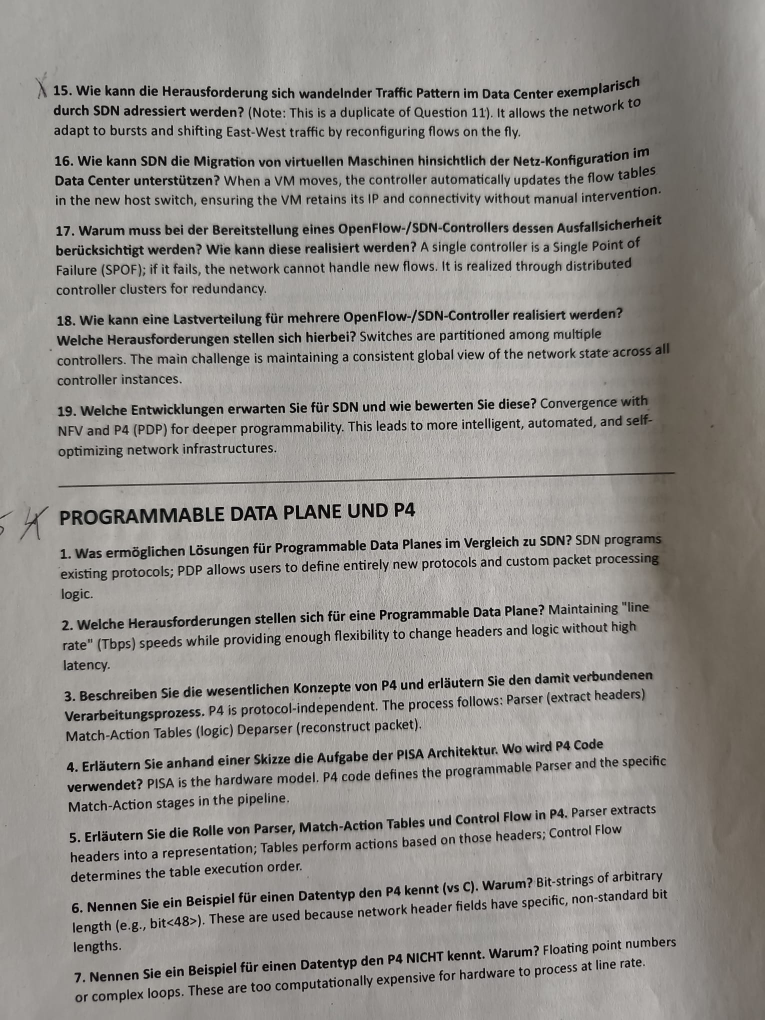
#> input picture samples/WhatsApp Image 2026-10-18 at 14.23.20 (1).jpeg, 1530 x 2040 px (shown at 1/2 size)
$ python page_geometry.py '../samples/WhatsApp Image 2026-10-18 at 14.23.20 (1).jpeg'
#> lines starting #> are read from the running program, lines starting #| are printed output that depends on the picture; after the words box and inside, x2 and y2 are one past the last pixel; in counts of white or black regions, pixels touching at a corner belong together
"""Deskew a scanned manifest page and recover its table geometry.

Row bands drive the review UI's synchronized scrolling and the name-column
crops, so they need to be better calibrated than a VLM's self-reported guess.
On a ruled printed form they can be measured instead.

Two things make this work on this corpus:

* These PDFs are MRC-compressed, so each page carries a soft mask holding the
  sharp bilevel text and rules, separate from the blurry background layer.
  The mask is the right input for geometry (the base layer is not).
* Pages are scanned with a fraction of a degree of skew, which is enough to
  smear a vertical rule across ~26px and erase it from a column projection.
  Deskewing first took the projection peak from 0.26 to 0.66 on the sample.

Not every document in the corpus is a ruled table, so this is a fast path, not
the only path: callers fall back to VLM-reported bands when `detect_rules`
comes back empty.
"""
from __future__ import annotations

import argparse
import json
import subprocess
from dataclasses import dataclass, field
from pathlib import Path

import shutil
import sys

# importable from the server, which sets this up, and runnable on its own,
# which does not
sys.path.insert(0, str(Path(__file__).resolve().parents[1]))

import numpy as np
from PIL import Image

Image.MAX_IMAGE_PIXELS = None

SEARCH_DEG = 1.5
COARSE_STEP = 0.05


def otsu(a: np.ndarray) -> float:
    """Otsu's threshold for a [0,1] image.

    A fixed 0.5 cut-off works on the bilevel mask inside these PDFs but not on a
    composited render, where aged paper sits around 0.7 and its texture crosses
    the line — that lifted the ink fraction from 0.05 to 0.20 and flattened the
    projections the rules have to stand out from.
    """
    hist, edges = np.histogram(a, bins=256, range=(0.0, 1.0))
    hist = hist.astype(np.float64)
    total = hist.sum()
    if total <= 0:
        return 0.5
    p = hist / total
    omega = np.cumsum(p)
    mu = np.cumsum(p * np.arange(256))
    mu_t = mu[-1]
    denom = omega * (1.0 - omega)
    denom[denom == 0] = 1e-12
    sigma_b = (mu_t * omega - mu) ** 2 / denom
    return float(edges[int(np.argmax(sigma_b))])


def ink_mask(im: Image.Image | np.ndarray, deskew: bool = False) -> np.ndarray:
    """Boolean array, True where there is ink.

    Accepts a normal page (dark ink on light paper) or an already inverted soft
    mask, and normalizes polarity: ink is always the minority.
    """
    if isinstance(im, Image.Image):
        a = np.asarray(im.convert("L"), dtype=np.float32) / 255.0
    else:
        a = np.asarray(im, dtype=np.float32)
        if a.max() > 1.0:
            a = a / 255.0
    levels = np.unique(a[:: max(1, a.shape[0] // 64)])
    th = 0.5 if levels.size <= 2 else otsu(a)
    m = a < th
    if m.mean() > 0.5:  # inverted soft mask
        m = ~m
    if deskew:
        ang = estimate_skew(m)
        m = rotate_mask(m, ang)
    return m


def rotate_mask(mask: np.ndarray, angle: float) -> np.ndarray:
    im = Image.fromarray((mask * 255).astype(np.uint8))
    r = im.rotate(angle, resample=Image.BICUBIC, fillcolor=0)
    return np.asarray(r, dtype=np.float32) / 255.0 > 0.5


def _sharpness(mask: np.ndarray) -> float:
    """How concentrated the projections are; maximal when rules are axis-aligned."""
    return float(mask.sum(axis=0).max() + mask.sum(axis=1).max())


def estimate_skew(mask: np.ndarray, search: float = SEARCH_DEG) -> float:
    """Rotation in degrees that best aligns the page's rules with the axes."""
    h, w = mask.shape
    scale = max(1, int(max(h, w) / 900))
    small = mask
    if scale > 1:
        im = Image.fromarray((mask * 255).astype(np.uint8))
        small = (
            np.asarray(im.resize((w // scale, h // scale), Image.BILINEAR), dtype=np.float32)
            / 255.0
            > 0.5
        )

    def best_over(lo: float, hi: float, step: float) -> float:
        angles = np.arange(lo, hi + step / 2, step)
        scores = [_sharpness(rotate_mask(small, a)) for a in angles]
        return float(angles[int(np.argmax(scores))])

    coarse = best_over(-search, search, COARSE_STEP)
    return round(best_over(coarse - COARSE_STEP, coarse + COARSE_STEP, 0.01), 3)


def _peaks(profile: np.ndarray, threshold: float, tol: int = 10) -> list[int]:
    idx = np.where(profile > threshold)[0]
    if not len(idx):
        return []
    groups: list[list[int]] = []
    for i in idx:
        if groups and i - groups[-1][-1] <= tol:
            groups[-1].append(int(i))
        else:
            groups.append([int(i)])
    return [int(np.mean(g)) for g in groups]


# [25 lines left out: function comb_fit, not called in this run]


@dataclass
class Geometry:
    width: int
    height: int
    skew: float
    col_edges: list[float] = field(default_factory=list)
    row_edges: list[float] = field(default_factory=list)
    row_pitch: float | None = None
    table_box: tuple[float, float, float, float] | None = None

    @property
    def rows(self) -> list[tuple[float, float]]:
        return [(self.row_edges[i], self.row_edges[i + 1]) for i in range(len(self.row_edges) - 1)]

    def normalized_rows(self) -> list[tuple[float, float]]:
        return [(t / self.height, b / self.height) for t, b in self.rows]

    def normalized_cols(self) -> list[float]:
        return [x / self.width for x in self.col_edges]

    def name_column(self, index: int = 1) -> tuple[float, float] | None:
        """Normalized x-range of the name column, by rule index."""
        cols = self.normalized_cols()
        if len(cols) < index + 2:
            return None
        return cols[index], cols[index + 1]


# [80 lines left out: functions rule_extent, _text_lines, _best_pitch, not called in this run]


def trim_border(mask: np.ndarray, margin: int = 4) -> tuple[int, int, int, int]:
    """Bounding box of the page inside the scanner's black surround.

    Renders composited by pdftoppm keep the dark frame around the sheet, and it
    is the strongest vertical line on the image — strong enough to be mistaken
    for a table rule and to dominate the skew estimate. The bilevel mask pulled
    straight out of the PDF has no such frame, which is why detection behaved
    differently on the two inputs for the same page.
    """
    h, w = mask.shape
    ink_rows = mask.mean(axis=1)
    ink_cols = mask.mean(axis=0)
    # the surround is almost solid ink; the sheet is mostly blank
    rows = np.where(ink_rows < 0.85)[0]
    cols = np.where(ink_cols < 0.85)[0]
    if not len(rows) or not len(cols):
        return 0, 0, w, h
    x0, x1 = int(cols[0]) + margin, int(cols[-1]) - margin
    y0, y1 = int(rows[0]) + margin, int(rows[-1]) - margin
    if x1 - x0 < w * 0.3 or y1 - y0 < h * 0.3:
        return 0, 0, w, h
    return x0, y0, x1, y1


def _columns(mask: np.ndarray, vth: float | None) -> list[int]:
    """Vertical rules, with a threshold that adapts to the page.

    An absolute cut-off does not transfer between inputs: the same page gives
    nine rules on the bilevel mask extracted from the PDF and three on a
    composited render, where the background layer lightens everything. Scaling
    to the strongest column present keeps both working.
    """
    h = mask.shape[0]
    prof = mask.sum(axis=0) / h
    if not prof.size or prof.max() <= 0:
        return []
    th = vth if vth is not None else max(0.10, 0.45 * float(np.percentile(prof, 99.8)))
    cols = _peaks(prof, th)
    if len(cols) < 3 and vth is None:
        cols = _peaks(prof, max(0.06, th * 0.6))
    return cols


# [115 lines left out: functions _rule_support, _ruled_run, _comb_span, _edges_for, _comb_score, not called in this run]


# A page with no comb at all is not the safe outcome it looks like. Eight per
# cent of indexed documents came back with no readable row, the run reported
# success, and a dossier that yields nothing is a ship nobody can search.
MIN_STANDALONE_BANDS = 8
MIN_STANDALONE_SHARE = 0.5


# [42 lines left out: function choose_comb, not called in this run]


def detect_rules(mask: np.ndarray, vth: float | None = None) -> Geometry:
    """Recover the table grid: column rules, table extent, and row bands."""
    h, w = mask.shape
    geo = Geometry(width=w, height=h, skew=0.0)

    bx0, by0, bx1, by1 = trim_border(mask)
    inner = mask[by0:by1, bx0:bx1]
    cols = [c + bx0 for c in _columns(inner, vth)]
    if len(cols) < 2:
        return geo
    geo.col_edges = [float(c) for c in cols]

    # the table's vertical extent, agreed across its rules
    extents = [e for e in (rule_extent(mask, c) for c in cols) if e]
    if not extents:
        return geo
    top = int(np.median([e[0] for e in extents]))
    bottom = int(np.median([e[1] for e in extents]))
    geo.table_box = (float(cols[0]), float(top), float(cols[-1]), float(bottom))
    if bottom - top < 20:
        return geo

    # The bound below comes from `rule_extent`, the longest *unbroken* vertical
    # run of ink at each rule. That is the right question for where a table ends
    # and the wrong one for where it begins: writing crosses the rules, so where
    # people are actually listed a rule survives only as short segments. On
    # BS_ENT_013990 the longest run was therefore always the *empty* half, the
    # table's top came out at 0.559 of the page, and the comb was fitted to
    # blank ruled paper below a list of eighteen passengers, three of whom were
    # read.
    #
    # Two things were tried and rejected on measurement. Widening the gap
    # tolerance recovers that page at 250 px and drags working pages up into
    # their letterheads. Refitting the pitch over the whole page regressed 54 of
    # 89 pages, because it changed the fit on pages that were already right.
    #
    # So the narrow fit is still computed first and still wins ties, and a wider
    # one is only *considered* — the two are compared by how much writing each
    # actually covers, which is the question that matters and can be asked of
    # the page itself.
    # Both combs are scored against the same, more sensitive, line detection.
    # Scoring them against the default's sparser view counted none of the rows
    # the challenger had found, so a comb sitting correctly on fifteen light
    # rows failed the density floor and lost to one on blank paper.
    all_lines = _text_lines(mask, cols[0], cols[-1], by0, bottom, pct=55)

    # The challenger looks harder than the default does. At the 70th percentile
    # BS_ENT_013990 reports ten lines for about fifteen written rows -- that hand
    # is light, and no choice of bounds can find rows the detector never
    # reported. At the 55th it reports sixteen. The default keeps its own
    # threshold, so pages it already reads are fitted exactly as before.
    # [25 lines left out: function comb, not called in this run]

    narrow = comb(top)
    wider = comb(by0)
    # The wider comb may only *extend* the table upward, never relocate to some
    # other part of the sheet. On BS_ENT_015953 the page carries two separate
    # blocks of ruled lines; the rules put the table in the lower one, the
    # narrow comb sat on it correctly, and an unconstrained wider fit moved
    # wholesale to the upper block and lost half the coverage. Overlapping the
    # rule-derived extent is what makes this the same table. Within a row of the
    # table's top counts as reaching it: a comb that ends exactly at the first
    # ruled line is the same table, not another one.
    reaches = bool(wider and wider[0]
                   and wider[0][-1] >= top - wider[1] and wider[0][0] <= bottom)
    best = choose_comb(narrow, wider, all_lines, reaches)
    if best is None:
        return geo
    geo.row_edges, geo.row_pitch = best
    return geo


def analyze(path: Path) -> Geometry:
    """Full pass: binarize, trim the scanner surround, deskew, detect the grid.

    Trimming happens before the skew estimate: the dark frame around the sheet
    is axis-aligned and strong enough to pin the estimate at zero, hiding the
    half-degree of skew that actually matters to the content.
    """
    mask = ink_mask(Image.open(path))
    x0, y0, x1, y1 = trim_border(mask)
    inner = mask[y0:y1, x0:x1]
    skew = estimate_skew(inner)
    geo = detect_rules(rotate_mask(inner, skew))
    geo.skew = skew
    # report geometry in the coordinates of the image that was passed in
    geo.width, geo.height = mask.shape[1], mask.shape[0]
    geo.col_edges = [c + x0 for c in geo.col_edges]
    geo.row_edges = [r + y0 for r in geo.row_edges]
    if geo.table_box:
        a, b, c, d = geo.table_box
        geo.table_box = (a + x0, b + y0, c + x0, d + y0)
    return geo


def main(argv: list[str] | None = None) -> int:
    ap = argparse.ArgumentParser(description=__doc__)
    ap.add_argument("image", type=Path)
    ap.add_argument("-o", "--out", type=Path)
    args = ap.parse_args(argv)

    geo = analyze(args.image)
#> in ink_mask, `levels = np.unique(a[:: max(1, a.shape[0] // 64)])`: levels = 222 values from 0 to 0.91
#> in otsu, `hist, edges = np.histogram(a, bins=256, range=(0.0, 1.0))`: hist = 256 values, max 99274 at index 160, min 0 at index 230, mean 12192.2; edges = 257 values from 0 to 1
#> in otsu, `total = hist.sum()`: total = 3121200
#> in otsu, `p = hist / total`: p = 256 values, max 0.0318 at index 160, min 0 at index 230, mean 0.00391
#> in otsu, `omega = np.cumsum(p)`: omega = 256 values from 0.000679 to 1
#> in otsu, `mu = np.cumsum(p * np.arange(256))`: mu = 256 values from 0 to 142.8
#> in otsu, `mu_t = mu[-1]`: mu_t = 142.8
#> in otsu, `denom = omega * (1.0 - omega)`: denom = 256 values, max 0.25 at index 157, min -4.44e-16 at index 243, mean 0.0761
#> in otsu, `sigma_b = (mu_t * omega - mu) ** 2 / denom`: sigma_b = 256 values, max 1141.3 at index 119, min -7.28e-12 at index 243, mean 568.4
#> in ink_mask, `th = 0.5 if levels.size <= 2 else otsu(a)`: th = 0.465
#> in ink_mask, `m = a < th`:
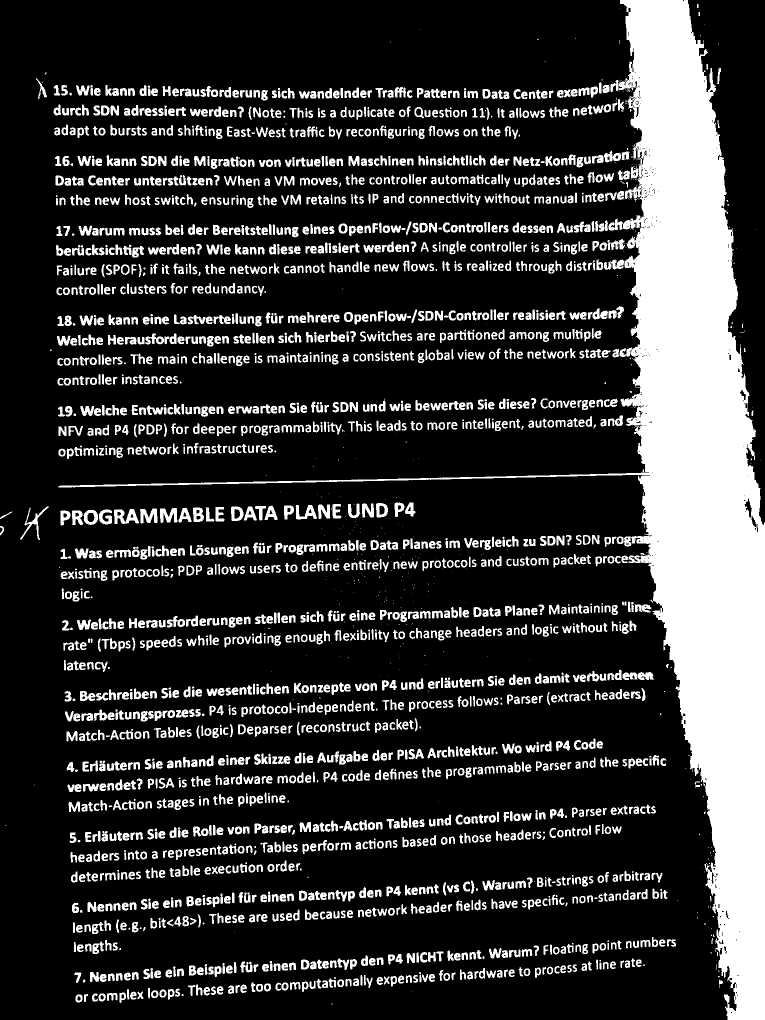
#> m: shape (2040, 1530) bool (shown at 1/2 size); 21.1% white; 2914 white regions (587 under 20 px), largest, box (x1, y1, x2, y2) and area: (117, 0, 1530, 2040) 347342, (228, 1018, 278, 1048) 868, (320, 1016, 355, 1046) 680
#> in trim_border, `ink_rows = mask.mean(axis=1)`: ink_rows = 2040 values, max 0.601 at index 457, min 0.0399 at index 2009, mean 0.211
#> in trim_border, `ink_cols = mask.mean(axis=0)`: ink_cols = 1530 values, max 0.814 at index 1437, min 0 at index 25, mean 0.211
#> in trim_border, `rows = np.where(ink_rows < 0.85)[0]`: rows = 2040 values from 0 to 2039
#> in trim_border, `cols = np.where(ink_cols < 0.85)[0]`: cols = 1530 values from 0 to 1529
#> in trim_border, `x0, x1 = int(cols[0]) + margin, int(cols[-1]) - margin`: x0 = 4; x1 = 1525
#> in trim_border, `y0, y1 = int(rows[0]) + margin, int(rows[-1]) - margin`: y0 = 4; y1 = 2035
#> in analyze, `x0, y0, x1, y1 = trim_border(mask)`: x0 = 4; x1 = 1525; y1 = 2035
#> in estimate_skew, `small = ( np.asarray(im.resize((w // scale, h // scale), Image.BILINEA..`:
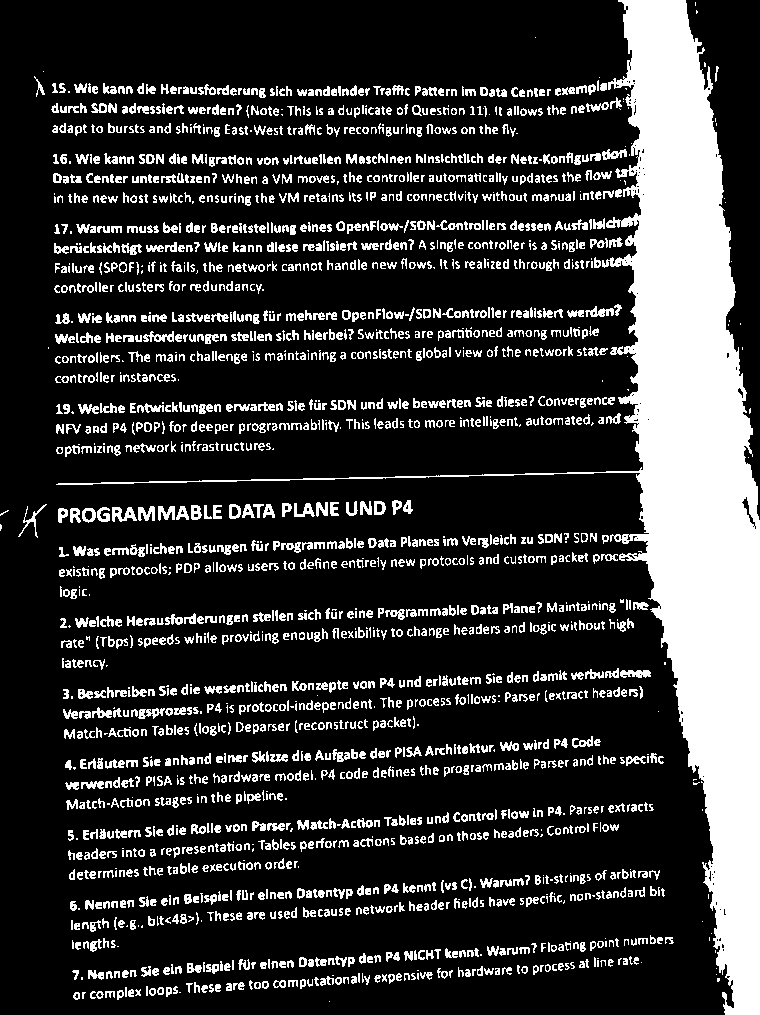
#> small: shape (1015, 760) bool; 21.1% white; 2304 white regions (491 under 20 px), largest, box (x1, y1, x2, y2) and area: (56, 0, 760, 1015) 85984, (112, 507, 137, 522) 220, (620, 670, 651, 678) 186
#> in rotate_mask (call 21), `r = im.rotate(angle, resample=Image.BICUBIC, fillcolor=0)`:
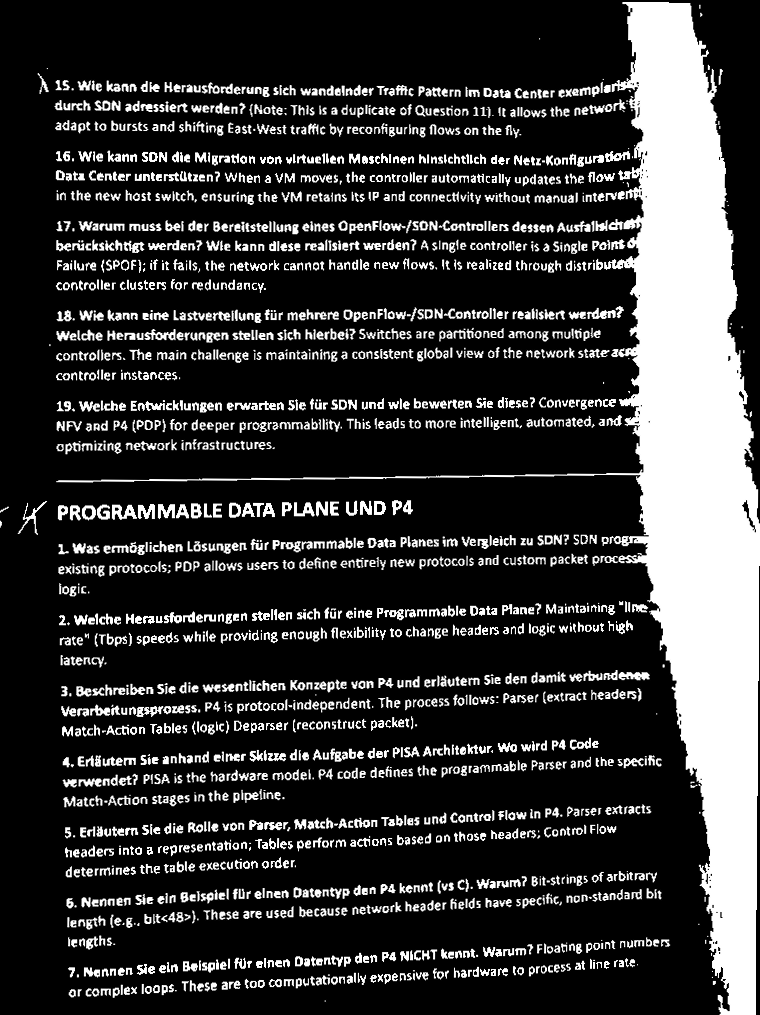
#> r: PIL image 760x1015 L; min 0, max 255, mean 53.7
#> in best_over, `scores = [_sharpness(rotate_mask(small, a)) for a in angles]`: scores = 61 values, max 1619 at index 4, min 1040 at index 60, mean 1280.7
#> in estimate_skew, `coarse = best_over(-search, search, COARSE_STEP)`: coarse = -1.3
#> in analyze, `skew = estimate_skew(inner)`: skew = -1.32
#> in detect_rules, `bx0, by0, bx1, by1 = trim_border(mask)`: bx0 = 4; bx1 = 1516; by1 = 2026
#> in _columns, `prof = mask.sum(axis=0) / h`: prof = 1512 values, max 0.916 at index 1410, min 0 at index 17, mean 0.213
#> in _columns, `th = vth if vth is not None else max(0.10, 0.45 * float(np.percentile(..`: th = 0.409
#> in _peaks, `idx = np.where(profile > threshold)[0]`: idx = 222 values from 1278 to 1499
#> after the loop in _peaks, `for i in idx:`: groups = 1 item
#> in _columns, `cols = _peaks(prof, th)`: cols = [1388]
#> in detect_rules, `cols = [c + bx0 for c in _columns(inner, vth)]`: cols = [1392]
#> in analyze, `geo.skew = skew`: geo.skew = -1.32
#> in analyze, `geo.col_edges = [c + x0 for c in geo.col_edges]`: geo.col_edges = []
    out = {
        "width": geo.width,
        "height": geo.height,
        "skew_deg": geo.skew,
        "columns": geo.normalized_cols(),
        "rows": geo.normalized_rows(),
        "name_column": geo.name_column(0),
        "table_box": geo.table_box,
        "row_pitch": geo.row_pitch,
    }
    text = json.dumps(out, indent=2)
    if args.out:
        args.out.write_text(text)
    print(text[:600])
#| {
#|   "width": 1530,
#|   "height": 2040,
#> (further printed lines are left out)
    print(f"\n{len(out['rows'])} rows, {len(out['columns'])} column rules, skew {geo.skew:+.2f}°")
#| 0 rows, 0 column rules, skew -1.32°
    return 0


if __name__ == "__main__":
    raise SystemExit(main())
#> (the program exits here)
